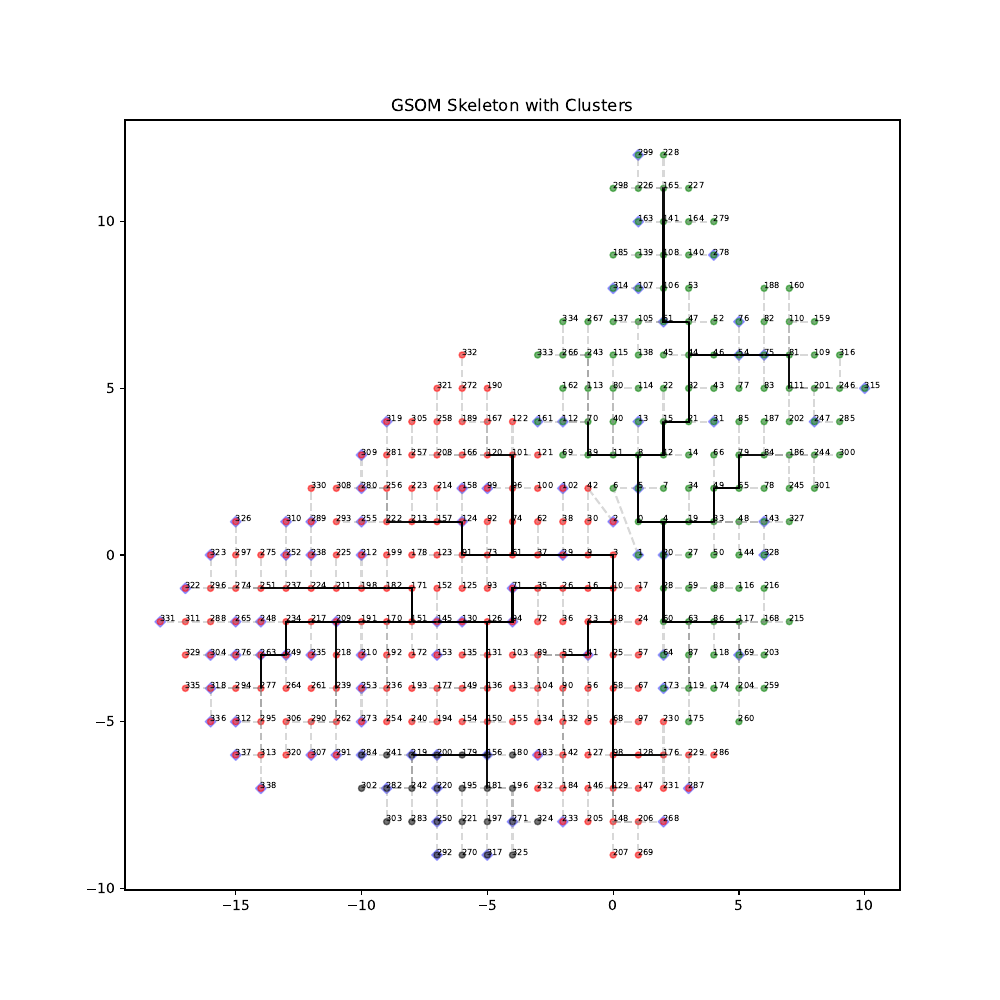

The script that saved this image:
import numpy as np
import pandas as pd
from scipy.spatial import distance
import scipy
from tqdm import tqdm
import math
from bigtree import Node, findall, find, tree_to_dot
import matplotlib.pyplot as plt
from matplotlib import cm
from matplotlib import colors
import networkx as nx
import pydot

class GSOM:
    def __init__(self, spred_factor, dimensions, distance='euclidean', initialize='random', learning_rate=0.3,
                 smooth_learning_factor=0.8, max_radius=6, FD=0.1, r=3.8, alpha=0.9, initial_node_size=1000):
        """
        GSOM structure: keep dictionary to x,y coordinates and numpy array to keep weights
        :param spred_factor: spread factor of GSOM graph
        :param dimensions: weight vector dimensions
        :param distance: distance method: support scipy.spatial.distance.cdist
        :param initialize: weight vector initialize method
        :param learning_rate: initial training learning rate of weights
        :param smooth_learning_factor: smooth learning factor to change the initial smooth learning rate from training
        :param max_radius: maximum neighbourhood radius
        :param FD: spread weight value
        :param r: learning rate update value
        :param alpha: learning rate update value
        :param initial_node_size: initial node allocation in memory
        """
        self.initial_node_size = initial_node_size
        self.node_count = 0
        self.map = {}
        self.node_list = np.zeros((self.initial_node_size, dimensions))
        self.node_coordinate = np.zeros((self.initial_node_size, 2))
        self.node_errors = np.zeros(self.initial_node_size, dtype=np.longdouble)
        self.spred_factor = spred_factor
        self.groth_threshold = -dimensions * math.log(self.spred_factor)
        self.FD = FD
        self.R = r
        self.ALPHA = alpha
        self.dimentions = dimensions
        self.distance = distance
        self.initialize = initialize
        self.learning_rate = learning_rate
        self.smooth_learning_factor = smooth_learning_factor
        self.max_radius = max_radius
        self.node_labels = None
        self.output = None
        self.predictive = None
        self.active = None
        self.sequence_weights = None
        self.path_tree = {}
        self.initialize_GSOM()

    def initialize_GSOM(self):
        self.path_tree = Node("root", x=0.01, y=0.01, node_number=-1, distance=0)
        for x, y in [(1, 1), (1, 0), (0, 1), (0, 0)]:
            self.insert_node_with_weights(x, y)

    def insert_new_node(self, x, y, weights, parent_node=None):
        if self.node_count >= self.initial_node_size:
            raise MemoryError("Node size out of bound")
        self.map[(x, y)] = self.node_count
        self.node_list[self.node_count] = weights
        self.node_coordinate[self.node_count][0] = x
        self.node_coordinate[self.node_count][1] = y
        
        distance_from_parent = 0
        new_node = Node(str(self.node_count), x=x, y=y, node_number=self.node_count, distance=distance_from_parent)
        if parent_node is not None:
            if (parent_node.x, parent_node.y) in self.map:
                distance_from_parent = scipy.spatial.distance.cdist(
                    weights.reshape(1, -1),
                    self.node_list[self.map[(parent_node.x, parent_node.y)]].reshape(1, -1),
                    self.distance
                )[0][0]
                new_node.distance = distance_from_parent
            new_node.parent = parent_node
        else:
            raise ValueError("Parent node is not provided")
        
        self.node_count += 1

    def insert_node_with_weights(self, x, y):
        if self.initialize == 'random':
            node_weights = np.random.rand(self.dimentions)
        else:
            raise NotImplementedError("Initialization method not supported")
        self.insert_new_node(x, y, node_weights, parent_node=self.path_tree)

    def _get_learning_rate(self, prev_learning_rate):
        return self.ALPHA * (1 - (self.R / self.node_count)) * prev_learning_rate

    def _get_neighbourhood_radius(self, total_iteration, iteration):
        time_constant = total_iteration / math.log(self.max_radius)
        return self.max_radius * math.exp(- iteration / time_constant)

    def _new_weights_for_new_node_in_middle(self, winnerx, winnery, next_nodex, next_nodey):
        weights = (self.node_list[self.map[(winnerx, winnery)]] + self.node_list[
            self.map[(next_nodex, next_nodey)]]) * 0.5
        return weights

    def _new_weights_for_new_node_on_one_side(self, winnerx, winnery, next_nodex, next_nodey):
        weights = (2 * self.node_list[self.map[(winnerx, winnery)]] - self.node_list[
            self.map[(next_nodex, next_nodey)]])
        return weights

    def _new_weights_for_new_node_one_older_neighbour(self, winnerx, winnery):
        weights = np.full(self.dimentions, (max(self.node_list[self.map[(winnerx, winnery)]]) + min(
            self.node_list[self.map[(winnerx, winnery)]])) / 2)
        return weights

    def grow_node(self, wx, wy, x, y, side):
        if not (x, y) in self.map:
            if side == 0:  # left
                if (x - 1, y) in self.map:
                    weights = self._new_weights_for_new_node_in_middle(wx, wy, x - 1, y)
                elif (wx + 1, wy) in self.map:
                    weights = self._new_weights_for_new_node_on_one_side(wx, wy, wx + 1, wy)
                elif (wx, wy + 1) in self.map:
                    weights = self._new_weights_for_new_node_on_one_side(wx, wy, wx, wy + 1)
                elif (wx, wy - 1) in self.map:
                    weights = self._new_weights_for_new_node_on_one_side(wx, wy, wx, wy - 1)
                else:
                    weights = self._new_weights_for_new_node_one_older_neighbour(wx, wy)
            elif side == 1:  # right
                if (x + 1, y) in self.map:
                    weights = self._new_weights_for_new_node_in_middle(wx, wy, x + 1, y)
                elif (wx - 1, wy) in self.map:
                    weights = self._new_weights_for_new_node_on_one_side(wx, wy, wx - 1, wy)
                elif (wx, wy + 1) in self.map:
                    weights = self._new_weights_for_new_node_on_one_side(wx, wy, wx, wy + 1)
                elif (wx, wy - 1) in self.map:
                    weights = self._new_weights_for_new_node_on_one_side(wx, wy, wx, wy - 1)
                else:
                    weights = self._new_weights_for_new_node_one_older_neighbour(wx, wy)
            elif side == 2:  # top
                if (x, y + 1) in self.map:
                    weights = self._new_weights_for_new_node_in_middle(wx, wy, x, y + 1)
                elif (wx, wy - 1) in self.map:
                    weights = self._new_weights_for_new_node_on_one_side(wx, wy, wx, wy - 1)
                elif (wx + 1, wy) in self.map:
                    weights = self._new_weights_for_new_node_on_one_side(wx, wy, wx + 1, wy)
                elif (wx - 1, wy) in self.map:
                    weights = self._new_weights_for_new_node_on_one_side(wx, wy, wx - 1, wy)
                else:
                    weights = self._new_weights_for_new_node_one_older_neighbour(wx, wy)
            elif side == 3:  # bottom
                if (x, y - 1) in self.map:
                    weights = self._new_weights_for_new_node_in_middle(wx, wy, x, y - 1)
                elif (wx, wy + 1) in self.map:
                    weights = self._new_weights_for_new_node_on_one_side(wx, wy, wx, wy + 1)
                elif (wx + 1, wy) in self.map:
                    weights = self._new_weights_for_new_node_on_one_side(wx, wy, wx + 1, wy)
                elif (wx - 1, wy) in self.map:
                    weights = self._new_weights_for_new_node_on_one_side(wx, wy, wx - 1, wy)
                else:
                    weights = self._new_weights_for_new_node_one_older_neighbour(wx, wy)
            else:
                raise ValueError("Invalid side specified")
            
            weights[weights < 0] = 0.0
            weights[weights > 1] = 1.0
            
            parent_node = find(self.path_tree, lambda node: node.x == wx and node.y == wy)
            self.insert_new_node(x, y, weights, parent_node=parent_node)

    def spread_wights(self, x, y):
        leftx, lefty = x - 1, y
        rightx, righty = x + 1, y
        topx, topy = x, y + 1
        bottomx, bottomy = x, y - 1
        self.node_errors[self.map[(x, y)]] = self.groth_threshold / 2
        if (leftx, lefty) in self.map:
            self.node_errors[self.map[(leftx, lefty)]] *= (1 + self.FD)
        if (rightx, righty) in self.map:
            self.node_errors[self.map[(rightx, righty)]] *= (1 + self.FD)
        if (topx, topy) in self.map:
            self.node_errors[self.map[(topx, topy)]] *= (1 + self.FD)
        if (bottomx, bottomy) in self.map:
            self.node_errors[self.map[(bottomx, bottomy)]] *= (1 + self.FD)

    def adjust_wights(self, x, y, rmu_index):
        leftx, lefty = x - 1, y
        rightx, righty = x + 1, y
        topx, topy = x, y + 1
        bottomx, bottomy = x, y - 1
        if (leftx, lefty) in self.map and (rightx, righty) in self.map and \
           (topx, topy) in self.map and (bottomx, bottomy) in self.map:
            self.spread_wights(x, y)
        else:
            self.grow_node(x, y, leftx, lefty, 0)
            self.grow_node(x, y, rightx, righty, 1)
            self.grow_node(x, y, topx, topy, 2)
            self.grow_node(x, y, bottomx, bottomy, 3)
        self.node_errors[rmu_index] = self.groth_threshold / 2

    def winner_identification_and_neighbourhood_update(self, data_index, data, radius, learning_rate):
        out = scipy.spatial.distance.cdist(self.node_list[:self.node_count], data[data_index, :].reshape(1, self.dimentions), self.distance)
        rmu_index = out.argmin()
        error_val = out.min()
        rmu_x = int(self.node_coordinate[rmu_index][0])
        rmu_y = int(self.node_coordinate[rmu_index][1])

        error = data[data_index] - self.node_list[rmu_index]
        self.node_list[self.map[(rmu_x, rmu_y)]] += learning_rate * error

        mask_size = round(radius)
        for i in range(rmu_x - mask_size, rmu_x + mask_size):
            for j in range(rmu_y - mask_size, rmu_y + mask_size):
                if (i, j) in self.map and (i != rmu_x or j != rmu_y):
                    error = self.node_list[rmu_index] - self.node_list[self.map[(i, j)]]
                    distance = (rmu_x - i)**2 + (rmu_y - j)**2
                    eDistance = np.exp(-1.0 * distance / (2.0 * (radius**2)))
                    self.node_list[self.map[(i, j)]] += learning_rate * eDistance * error
        return rmu_index, rmu_x, rmu_y, error_val

    def smooth(self, data, radius, learning_rate):
        for data_index in range(data.shape[0]):
            self.winner_identification_and_neighbourhood_update(data_index, data, radius, learning_rate)

    def grow(self, data, radius, learning_rate):
        for data_index in range(data.shape[0]):
            rmu_index, rmu_x, rmu_y, error_val = self.winner_identification_and_neighbourhood_update(
                data_index, data, radius, learning_rate)
            self.node_errors[rmu_index] += error_val
            if self.node_errors[rmu_index] > self.groth_threshold:
                self.adjust_wights(rmu_x, rmu_y, rmu_index)

    def fit(self, data, training_iterations, smooth_iterations):
        current_learning_rate = self.learning_rate
        for i in tqdm(range(training_iterations), desc="Growing"):
            radius_exp = self._get_neighbourhood_radius(training_iterations, i)
            if i != 0:
                current_learning_rate = self._get_learning_rate(current_learning_rate)
            self.grow(data, radius_exp, current_learning_rate)

        current_learning_rate = self.learning_rate * self.smooth_learning_factor
        for i in tqdm(range(smooth_iterations), desc="Smoothing"):
            radius_exp = self._get_neighbourhood_radius(training_iterations, i)
            if i != 0:
                current_learning_rate = self._get_learning_rate(current_learning_rate)
            self.smooth(data, radius_exp, current_learning_rate)
        out = scipy.spatial.distance.cdist(self.node_list[:self.node_count], data, self.distance)
        return out.argmin(axis=0)

    def predict(self, data, index_col, label_col=None):
        weight_columns = list(data.columns.values)
        output_columns = [index_col]
        if label_col:
            weight_columns.remove(label_col)
            output_columns.append(label_col)
        weight_columns.remove(index_col)
        data_n = data[weight_columns].to_numpy()
        data_out = pd.DataFrame(data[output_columns])
        out = scipy.spatial.distance.cdist(self.node_list[:self.node_count], data_n, self.distance)
        data_out["output"] = out.argmin(axis=0)

        grp_output = data_out.groupby("output")
        dn = grp_output[index_col].apply(list).reset_index()
        dn = dn.set_index("output")
        if label_col:
            dn[label_col] = grp_output[label_col].apply(list)
        dn = dn.reset_index()
        dn["hit_count"] = dn[index_col].apply(lambda x: len(x))
        dn["x"] = dn["output"].apply(lambda x: self.node_coordinate[x, 0])
        dn["y"] = dn["output"].apply(lambda x: self.node_coordinate[x, 1])
        self.node_labels = dn
        self.output = data_out
        return self.node_labels

    def get_paths(self):
        paths = []
        for leaf in self.path_tree.leaves:
            path = []
            current = leaf
            while current is not None:
                path.append(current)
                current = current.parent
            path.reverse()
            paths.append(path)
        return paths

    def build_skeleton(self, data):
        hit_points = []
        out = scipy.spatial.distance.cdist(self.node_list[:self.node_count], data, self.distance)
        winner_indices = out.argmin(axis=0)
        hit_points = np.unique(winner_indices).tolist()
        
        skeleton_connections = []
        pos_edges = []
        for path in self.get_paths():
            for i in range(1, len(path) - 1):
                parent = path[i]
                child = path[i + 1]
                parent_idx = parent.node_number
                child_idx = child.node_number
                if parent_idx >= 0 and child_idx >= 0:
                    skeleton_connections.append((parent_idx, child_idx))
                    pos_edges.append((parent_idx, child_idx))
        
        pos_nodes = set()
        for _, j in skeleton_connections:
            pos_nodes.add(j)
        for i in hit_points:
            if i not in pos_nodes:
                min_dist = float('inf')
                nearest = None
                for j in pos_nodes:
                    dist = scipy.spatial.distance.cdist(
                        self.node_list[i].reshape(1, -1),
                        self.node_list[j].reshape(1, -1),
                        self.distance
                    )[0][0]
                    if dist < min_dist:
                        min_dist = dist
                        nearest = j
                if nearest is not None:
                    skeleton_connections.append((i, nearest))
                    parent_node = find(self.path_tree, lambda node: node.node_number == nearest)
                    if parent_node:
                        Node(str(i), x=self.node_coordinate[i, 0], y=self.node_coordinate[i, 1],
                             node_number=i, distance=min_dist, parent=parent_node)
        
        junctions = []
        for i, j in skeleton_connections:
            if i not in hit_points and j in hit_points:
                junctions.append(i)
            elif j not in hit_points and i in hit_points:
                junctions.append(j)
        
        return hit_points, skeleton_connections, junctions, pos_edges

    def separate_clusters(self, data, max_clusters=4):
        hit_points, skeleton_connections, junctions, pos_edges = self.build_skeleton(data)
        segments = []
        for i, j in skeleton_connections:
            if (i in hit_points or i in junctions) and (j in hit_points or j in junctions):
                dist = scipy.spatial.distance.cdist(
                    self.node_list[i].reshape(1, -1),
                    self.node_list[j].reshape(1, -1),
                    self.distance
                )[0][0]
                segments.append((i, j, dist))
        
        segments.sort(key=lambda x: x[2], reverse=True)
        
        G = nx.Graph(skeleton_connections)
        clusters = []
        remaining_connections = skeleton_connections.copy()
        # for i, j, dist in segments:
        #     if (i, j) in remaining_connections:
        #         remaining_connections.remove((i, j))
        #     G.remove_edge(i, j)
        #     clusters.append(list(nx.connected_components(G)))
        #     print(f"Removed segment {i}-{j}, Distance: {dist}")
        #     if len(clusters[-1]) >= max_clusters:
        #         break
        for i, j, dist in segments:
            if (i, j) in remaining_connections:
                remaining_connections.remove((i, j))
            # Only remove the edge if it exists
            if G.has_edge(i, j):
                G.remove_edge(i, j)
                clusters.append(list(nx.connected_components(G)))
                print(f"Removed segment {i}-{j}, Distance: {dist}")
                if len(clusters[-1]) >= max_clusters:
                    break
        return clusters, segments, remaining_connections, pos_edges

def plot(output, index_col, gsom_map=None, file_name="gsom", file_type=".pdf", figure_label="GSOM Map",
         max_text=3, max_length=30, cmap_colors="Paired", show_index=True, n_nodes=180):
    max_count = output["hit_count"].max()
    listed_color_map = _get_color_map(max_count, alpha=0.9, cmap_colors=cmap_colors)
    fig, ax = plt.subplots(figsize=(10, 10))
    if gsom_map:
        ax.plot(gsom_map.node_coordinate[:n_nodes, 0], gsom_map.node_coordinate[:n_nodes, 1], 'o',
                color=listed_color_map.colors[0], markersize=2)
    for index, i in output.iterrows():
        x = i['x']
        y = i['y']
        ax.plot(x, y, 'o', color=listed_color_map.colors[i['hit_count']], markersize=2)
        if show_index:
            if i['hit_count'] > 0:
                label = ", ".join(map(str, i[index_col][0:max_text]))
            else:
                label = ""
            txt = ax.text(x, y, label, ha='left', va='center', wrap=True, fontsize=4)
            txt._get_wrap_line_width = lambda: max_length
    ax.set_title(figure_label)
    plt.savefig(file_name + file_type)
    plt.close()

def _get_color_map(max_count, alpha=0.5, cmap_colors="Reds"):
    np.random.seed(1)
    cmap = cm.get_cmap(cmap_colors, max_count + 1)
    color_list = []
    for ind in range(cmap.N):
        c = []
        for x in cmap(ind)[:3]:
            c.append(x * alpha)
        color_list.append(tuple(c))
    return colors.ListedColormap(color_list, name='gsom_color_list')


def plot_pos(output, index_col, gsom_map=None, file_name="gsom", file_type=".pdf", 
         figure_label="GSOM Map with Paths", max_text=3, max_length=30, 
         cmap_colors="Paired", show_index=True, n_nodes=180):
    """
    Plot GSOM nodes with their clustered data points and paths between nodes.
    """
    max_count = output["hit_count"].max()
    listed_color_map = _get_color_map_pos(max_count, alpha=0.9, cmap_colors=cmap_colors)
    fig, ax = plt.subplots(figsize=(10, 8))
    if gsom_map:
        ax.plot(gsom_map.node_coordinate[:gsom_map.node_count, 0],
                gsom_map.node_coordinate[:gsom_map.node_count, 1],
                'o', color='gray', markersize=2, label='All Nodes')
    if gsom_map:
        paths = gsom_map.get_paths()
        for path in paths:
            if len(path) > 1:
                x_coords = [node.x for node in path]
                y_coords = [node.y for node in path]
                ax.plot(x_coords, y_coords, 'k-', linewidth=0.5, alpha=0.3,
                        label='Node Connections' if path == paths[0] else "")
    for index, i in output.iterrows():
        x = i['x']
        y = i['y']
        ax.plot(x, y, 'o', color=listed_color_map.colors[i['hit_count']],
                markersize=6, label=f'Hit Count {i["hit_count"]}' if i['hit_count'] > 0 else "")
        if show_index and i['hit_count'] > 0:
            label = ", ".join(map(str, i[index_col][0:max_text]))
            txt = ax.text(x, y, label, ha='left', va='center', wrap=True, fontsize=8)
            txt._get_wrap_line_width = lambda: max_length
    ax.set_title(figure_label)
    ax.legend(bbox_to_anchor=(1.05, 1), loc='upper left', fontsize=6)
    plt.savefig(file_name + file_type, bbox_inches='tight')
    plt.show()

def _get_color_map_pos(max_count, alpha=0.9, cmap_colors="Paired"):
    np.random.seed(1)
    cmap = cm.get_cmap(cmap_colors, max_count + 1)
    color_list = [(c[0] * alpha, c[1] * alpha, c[2] * alpha) for c in cmap(np.arange(cmap.N))]
    return colors.ListedColormap(color_list, name='gsom_color_list')

if __name__ == '__main__':
    np.random.seed(1)
    # Load Zoo dataset
    data_filename = "example/data/iris.csv".replace('\\', '/')
    df = pd.read_csv(data_filename)
    
    print("Dataset shape:", df.shape)
    data_training = df.iloc[:, 1:5]
    print("Training data head:", data_training.head())
    print("Training data shape:", data_training.shape)
    # Train GSOM
    # Change the parameters as needed (Specially: Dimension)
    gsom = GSOM(0.83, 4, max_radius=4, initial_node_size=1000)  # Use 0.25 to match paper
    gsom.fit(data_training.to_numpy(), 100, 50)
    output = gsom.predict(df, "Id", "Species")
    output.to_csv("output_iris.csv", index=False)
    print("GSOM training completed.")
    print("Output shape:", output.shape)
    print("Node Count:", gsom.node_count)
    # Get paths of spread
    paths = gsom.get_paths()

    # Export paths of spread to a CSV file
    paths_data = []
    for path in paths:
        node_names = [node.name for node in path]
        node_coords = [(node.x, node.y) for node in path if hasattr(node, 'x') and hasattr(node, 'y')]
        paths_data.append({
            "node_names": ";".join(node_names),
            "node_coords": ";".join([f"({x},{y})" for x, y in node_coords])
        })
    paths_df = pd.DataFrame(paths_data)
    paths_df.to_csv("paths_of_spread_iris.csv", index=False)
    
    # Build skeleton and separate clusters
    clusters, segments, skeleton_connections, pos_edges = gsom.separate_clusters(data_training.to_numpy(), max_clusters=3)
    
    # Plot GSOM map
    plot(output, "Id", gsom_map=gsom, file_name="gsom_map", file_type=".pdf", figure_label="GSOM Map")
    plot_pos(output, "Id", gsom_map=gsom, file_name="gsom_with_paths_sk_iris",
             file_type=".pdf", figure_label="GSOM Map with Node Paths", n_nodes=gsom.node_count)
    # Plot skeleton with clusters
    fig, ax = plt.subplots(figsize=(10, 10))
    for i in range(gsom.node_count):
        x, y = gsom.node_coordinate[i]
        if i in gsom.node_labels['output'].values:
            color = 'blue'
            size = 30
            alpha = 0.3
            marker = 'D'  # Diamond marker for output nodes
        else:
            color = 'gray'
            size = 10
            alpha = 0.1
            marker = 'o'  # Circle marker for other nodes
        ax.scatter(x, y, c=color, s=size, marker=marker, alpha=alpha)
        # if i in gsom.node_labels['output'].values:
        #     ax.scatter(x, y, c='blue', s=20, marker='x', alpha=0.8)
        ax.text(x, y, str(i), fontsize=6)

#################################
#################################
    from collections import Counter
    overlaps = Counter((i, j) for i, j in skeleton_connections)

    # Write overlaps to a CSV file
    overlap_df = pd.DataFrame([(i, j, count) for (i, j), count in overlaps.items()],
                            columns=["node1", "node2", "overlap_count"])
    overlap_df.to_csv("edge_overlaps_iris.csv", index=False)

    counts = np.array(list(overlaps.values()))
    q1 = np.percentile(counts, 25)  # 25th percentile
    median = np.percentile(counts, 50)  # 50th percentile (median)
    q3 = np.percentile(counts, 75)  # 75th percentile
    print(f"Q1 (25th percentile): {q1}")
    print(f"Median (50th percentile): {median}")
    print(f"Q3 (75th percentile): {q3}")
    mean = np.mean(counts)
    std = np.std(counts)
    print(f"Mean: {mean}")
    print(f"Standard Deviation: {std}")

#################################
#################################
    for i, j in skeleton_connections:
        if overlaps[(i, j)] < q3:
            line_width = 0.2
            color = 'gray'
            alpha = 0.3
            line_style = '--'
        else:
            color = 'black' if (i, j) in pos_edges or (j, i) in pos_edges else 'red'
            alpha = 0.5 if (i, j) in pos_edges or (j, i) in pos_edges else 0.1
            # line_width = 0.7 if (i, j) in pos_edges or (j, i) in pos_edges else 0.2
            line_style = '-'

        x1, y1 = gsom.node_coordinate[i]
        x2, y2 = gsom.node_coordinate[j]
        
        ax.plot([x1, x2], [y1, y2], color=color, linestyle=line_style, alpha=alpha)
    
    colors = ['green', 'red', 'black', 'cyan']
    print("Clusters found:", len(clusters[-1]))
    # Plot clusters
    for idx, cluster in enumerate(clusters[-1]):
        print(f"Cluster {idx + 1}: {len(cluster)} nodes : Color {colors[idx % len(colors)]}")

        for node_idx in cluster:
            x, y = gsom.node_coordinate[node_idx]
            ax.scatter(x, y, c=colors[idx % len(colors)], s=20, marker='o', alpha=0.5)
    
    ax.set_title("GSOM Skeleton with Clusters")
    # ax.legend(bbox_to_anchor=(1.05, 1), loc='upper left', fontsize=5)
    plt.savefig("gsom_skeleton_iris.pdf")
    plt.show()
    
    segment_df = pd.DataFrame(segments, columns=["node1", "node2", "distance"])
    segment_df.to_csv("segment_distances_iris.csv", index=False)
    
    # Export path tree to DOT file
    graph = tree_to_dot(gsom.path_tree)
    graph.write_png("path_tree_iris.png")

    print("Complete")